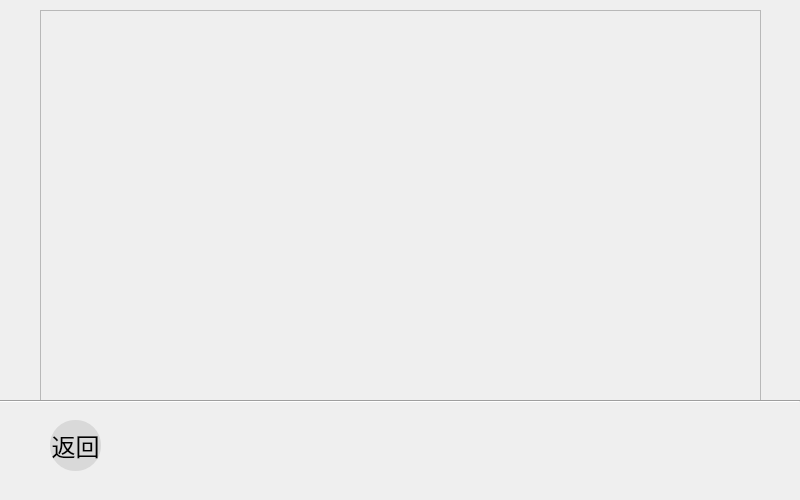
<?xml version="1.0" encoding="UTF-8"?>
<ui version="4.0">
 <class>AllTickets</class>
 <widget class="QMainWindow" name="AllTickets">
  <property name="geometry">
   <rect>
    <x>0</x>
    <y>0</y>
    <width>800</width>
    <height>500</height>
   </rect>
  </property>
  <property name="windowTitle">
   <string>MainWindow</string>
  </property>
  <widget class="QWidget" name="centralwidget">
   <widget class="QScrollArea" name="scrollArea">
    <property name="geometry">
     <rect>
      <x>40</x>
      <y>10</y>
      <width>721</width>
      <height>391</height>
     </rect>
    </property>
    <property name="minimumSize">
     <size>
      <width>721</width>
      <height>321</height>
     </size>
    </property>
    <property name="styleSheet">
     <string notr="true"/>
    </property>
    <property name="widgetResizable">
     <bool>true</bool>
    </property>
    <widget class="QWidget" name="scrollAreaWidgetContents">
     <property name="geometry">
      <rect>
       <x>0</x>
       <y>0</y>
       <width>719</width>
       <height>389</height>
      </rect>
     </property>
    </widget>
   </widget>
   <widget class="QPushButton" name="backbtn">
    <property name="geometry">
     <rect>
      <x>50</x>
      <y>420</y>
      <width>51</width>
      <height>51</height>
     </rect>
    </property>
    <property name="sizePolicy">
     <sizepolicy hsizetype="Minimum" vsizetype="Minimum">
      <horstretch>0</horstretch>
      <verstretch>0</verstretch>
     </sizepolicy>
    </property>
    <property name="minimumSize">
     <size>
      <width>0</width>
      <height>9</height>
     </size>
    </property>
    <property name="font">
     <font>
      <family>微软雅黑</family>
      <pointsize>18</pointsize>
     </font>
    </property>
    <property name="cursor">
     <cursorShape>PointingHandCursor</cursorShape>
    </property>
    <property name="layoutDirection">
     <enum>Qt::LeftToRight</enum>
    </property>
    <property name="styleSheet">
     <string notr="true">*{
background-color:#d9d9d9;
border-radius: 25px;
}
QPushButton:pressed{  background-color: #bebebe;}
</string>
    </property>
    <property name="text">
     <string>返回</string>
    </property>
    <property name="iconSize">
     <size>
      <width>20</width>
      <height>20</height>
     </size>
    </property>
   </widget>
   <widget class="Line" name="line">
    <property name="geometry">
     <rect>
      <x>0</x>
      <y>400</y>
      <width>800</width>
      <height>3</height>
     </rect>
    </property>
    <property name="orientation">
     <enum>Qt::Horizontal</enum>
    </property>
   </widget>
  </widget>
 </widget>
 <resources/>
 <connections/>
</ui>
